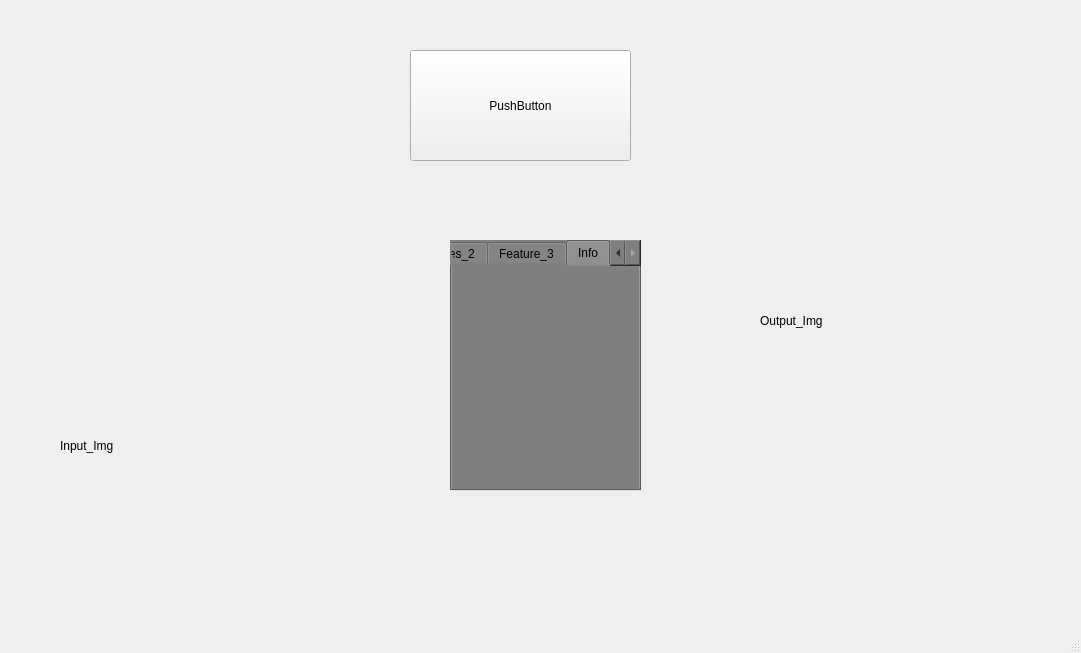
<?xml version="1.0" encoding="UTF-8"?>
<ui version="4.0">
 <class>MainWindow</class>
 <widget class="QMainWindow" name="MainWindow">
  <property name="geometry">
   <rect>
    <x>0</x>
    <y>0</y>
    <width>1081</width>
    <height>653</height>
   </rect>
  </property>
  <property name="windowTitle">
   <string>MainWindow</string>
  </property>
  <widget class="QWidget" name="centralwidget">
   <widget class="QLabel" name="Background_Label">
    <property name="geometry">
     <rect>
      <x>-4</x>
      <y>0</y>
      <width>1091</width>
      <height>631</height>
     </rect>
    </property>
    <property name="text">
     <string/>
    </property>
    <property name="pixmap">
     <pixmap>data/background.jpg</pixmap>
    </property>
    <property name="scaledContents">
     <bool>true</bool>
    </property>
   </widget>
   <widget class="QLabel" name="label">
    <property name="geometry">
     <rect>
      <x>-20</x>
      <y>120</y>
      <width>441</width>
      <height>471</height>
     </rect>
    </property>
    <property name="text">
     <string/>
    </property>
    <property name="pixmap">
     <pixmap resource="data/Resource.qrc">:/Grave/grave.png</pixmap>
    </property>
    <property name="scaledContents">
     <bool>true</bool>
    </property>
   </widget>
   <widget class="QLabel" name="label_2">
    <property name="geometry">
     <rect>
      <x>670</x>
      <y>130</y>
      <width>391</width>
      <height>411</height>
     </rect>
    </property>
    <property name="text">
     <string/>
    </property>
    <property name="pixmap">
     <pixmap resource="data/Resource.qrc">:/Grave2/grave_2.png</pixmap>
    </property>
    <property name="scaledContents">
     <bool>true</bool>
    </property>
   </widget>
   <widget class="QLabel" name="label_3">
    <property name="geometry">
     <rect>
      <x>280</x>
      <y>140</y>
      <width>511</width>
      <height>411</height>
     </rect>
    </property>
    <property name="text">
     <string/>
    </property>
    <property name="pixmap">
     <pixmap resource="data/Resource.qrc">:/Grave3/grave3.png</pixmap>
    </property>
    <property name="scaledContents">
     <bool>true</bool>
    </property>
   </widget>
   <widget class="QLabel" name="Input_Lbl">
    <property name="geometry">
     <rect>
      <x>60</x>
      <y>350</y>
      <width>241</width>
      <height>191</height>
     </rect>
    </property>
    <property name="text">
     <string>Input_Img</string>
    </property>
   </widget>
   <widget class="QLabel" name="Output_Lbl">
    <property name="geometry">
     <rect>
      <x>760</x>
      <y>230</y>
      <width>211</width>
      <height>181</height>
     </rect>
    </property>
    <property name="text">
     <string>Output_Img</string>
    </property>
   </widget>
   <widget class="QTabWidget" name="tabWidget">
    <property name="geometry">
     <rect>
      <x>450</x>
      <y>240</y>
      <width>191</width>
      <height>251</height>
     </rect>
    </property>
    <property name="autoFillBackground">
     <bool>false</bool>
    </property>
    <property name="styleSheet">
     <string notr="true">background-color: rgb(171, 171, 171);
background-color: rgb(127, 127, 127);</string>
    </property>
    <property name="currentIndex">
     <number>3</number>
    </property>
    <widget class="QWidget" name="tab">
     <attribute name="title">
      <string>Features_1</string>
     </attribute>
     <widget class="QPushButton" name="pushButton_2">
      <property name="geometry">
       <rect>
        <x>10</x>
        <y>10</y>
        <width>41</width>
        <height>41</height>
       </rect>
      </property>
      <property name="styleSheet">
       <string notr="true">border-image: url(:/Bat/bat.png);</string>
      </property>
      <property name="text">
       <string/>
      </property>
     </widget>
     <widget class="QPushButton" name="pushButton_3">
      <property name="geometry">
       <rect>
        <x>10</x>
        <y>80</y>
        <width>41</width>
        <height>41</height>
       </rect>
      </property>
      <property name="styleSheet">
       <string notr="true">border-image: url(:/Bat/bat.png);</string>
      </property>
      <property name="text">
       <string/>
      </property>
     </widget>
     <widget class="QPushButton" name="pushButton_4">
      <property name="geometry">
       <rect>
        <x>10</x>
        <y>160</y>
        <width>41</width>
        <height>41</height>
       </rect>
      </property>
      <property name="styleSheet">
       <string notr="true">border-image: url(:/Bat/bat.png);</string>
      </property>
      <property name="text">
       <string/>
      </property>
     </widget>
     <widget class="QPushButton" name="pushButton_5">
      <property name="geometry">
       <rect>
        <x>70</x>
        <y>10</y>
        <width>41</width>
        <height>41</height>
       </rect>
      </property>
      <property name="styleSheet">
       <string notr="true">border-image: url(:/Bat/bat.png);</string>
      </property>
      <property name="text">
       <string/>
      </property>
     </widget>
     <widget class="QPushButton" name="pushButton_6">
      <property name="geometry">
       <rect>
        <x>70</x>
        <y>80</y>
        <width>41</width>
        <height>41</height>
       </rect>
      </property>
      <property name="styleSheet">
       <string notr="true">border-image: url(:/Bat/bat.png);</string>
      </property>
      <property name="text">
       <string/>
      </property>
     </widget>
     <widget class="QPushButton" name="pushButton_7">
      <property name="geometry">
       <rect>
        <x>70</x>
        <y>160</y>
        <width>41</width>
        <height>41</height>
       </rect>
      </property>
      <property name="styleSheet">
       <string notr="true">border-image: url(:/Bat/bat.png);</string>
      </property>
      <property name="text">
       <string/>
      </property>
     </widget>
     <widget class="QPushButton" name="pushButton_17">
      <property name="geometry">
       <rect>
        <x>130</x>
        <y>10</y>
        <width>41</width>
        <height>41</height>
       </rect>
      </property>
      <property name="styleSheet">
       <string notr="true">border-image: url(:/Bat/bat.png);</string>
      </property>
      <property name="text">
       <string/>
      </property>
     </widget>
     <widget class="QPushButton" name="pushButton_18">
      <property name="geometry">
       <rect>
        <x>130</x>
        <y>80</y>
        <width>41</width>
        <height>41</height>
       </rect>
      </property>
      <property name="styleSheet">
       <string notr="true">border-image: url(:/Bat/bat.png);</string>
      </property>
      <property name="text">
       <string/>
      </property>
     </widget>
     <widget class="QPushButton" name="pushButton_19">
      <property name="geometry">
       <rect>
        <x>130</x>
        <y>160</y>
        <width>41</width>
        <height>41</height>
       </rect>
      </property>
      <property name="styleSheet">
       <string notr="true">border-image: url(:/Bat/bat.png);</string>
      </property>
      <property name="text">
       <string/>
      </property>
     </widget>
    </widget>
    <widget class="QWidget" name="tab_3">
     <attribute name="title">
      <string>Features_2</string>
     </attribute>
     <widget class="QPushButton" name="pushButton_8">
      <property name="geometry">
       <rect>
        <x>10</x>
        <y>20</y>
        <width>41</width>
        <height>41</height>
       </rect>
      </property>
      <property name="styleSheet">
       <string notr="true">border-image: url(:/Cross/cross.png);</string>
      </property>
      <property name="text">
       <string/>
      </property>
     </widget>
     <widget class="QPushButton" name="pushButton_9">
      <property name="geometry">
       <rect>
        <x>10</x>
        <y>80</y>
        <width>41</width>
        <height>41</height>
       </rect>
      </property>
      <property name="styleSheet">
       <string notr="true">border-image: url(:/Cross/cross.png);</string>
      </property>
      <property name="text">
       <string/>
      </property>
     </widget>
     <widget class="QPushButton" name="pushButton_10">
      <property name="geometry">
       <rect>
        <x>10</x>
        <y>150</y>
        <width>41</width>
        <height>41</height>
       </rect>
      </property>
      <property name="styleSheet">
       <string notr="true">border-image: url(:/Cross/cross.png);</string>
      </property>
      <property name="text">
       <string/>
      </property>
     </widget>
     <widget class="QPushButton" name="pushButton_11">
      <property name="geometry">
       <rect>
        <x>80</x>
        <y>40</y>
        <width>41</width>
        <height>41</height>
       </rect>
      </property>
      <property name="styleSheet">
       <string notr="true">border-image: url(:/Cross/cross.png);</string>
      </property>
      <property name="text">
       <string/>
      </property>
     </widget>
     <widget class="QPushButton" name="pushButton_12">
      <property name="geometry">
       <rect>
        <x>80</x>
        <y>110</y>
        <width>41</width>
        <height>41</height>
       </rect>
      </property>
      <property name="styleSheet">
       <string notr="true">border-image: url(:/Cross/cross.png);</string>
      </property>
      <property name="text">
       <string/>
      </property>
     </widget>
     <widget class="QPushButton" name="pushButton_13">
      <property name="geometry">
       <rect>
        <x>80</x>
        <y>180</y>
        <width>41</width>
        <height>41</height>
       </rect>
      </property>
      <property name="styleSheet">
       <string notr="true">border-image: url(:/Cross/cross.png);</string>
      </property>
      <property name="text">
       <string/>
      </property>
     </widget>
    </widget>
    <widget class="QWidget" name="tab_4">
     <attribute name="title">
      <string>Feature_3</string>
     </attribute>
     <widget class="QPushButton" name="pushButton_14">
      <property name="geometry">
       <rect>
        <x>10</x>
        <y>10</y>
        <width>71</width>
        <height>61</height>
       </rect>
      </property>
      <property name="styleSheet">
       <string notr="true">border-image: url(:/Pumpkin/pumpkin.png);</string>
      </property>
      <property name="text">
       <string/>
      </property>
     </widget>
     <widget class="QPushButton" name="pushButton_15">
      <property name="geometry">
       <rect>
        <x>100</x>
        <y>80</y>
        <width>71</width>
        <height>61</height>
       </rect>
      </property>
      <property name="styleSheet">
       <string notr="true">border-image: url(:/Pumpkin/pumpkin.png);</string>
      </property>
      <property name="text">
       <string/>
      </property>
     </widget>
     <widget class="QPushButton" name="pushButton_16">
      <property name="geometry">
       <rect>
        <x>10</x>
        <y>150</y>
        <width>71</width>
        <height>61</height>
       </rect>
      </property>
      <property name="styleSheet">
       <string notr="true">border-image: url(:/Pumpkin/pumpkin.png);</string>
      </property>
      <property name="text">
       <string/>
      </property>
     </widget>
    </widget>
    <widget class="QWidget" name="tab_2">
     <attribute name="title">
      <string>Info</string>
     </attribute>
     <widget class="QLabel" name="label_4">
      <property name="geometry">
       <rect>
        <x>0</x>
        <y>10</y>
        <width>181</width>
        <height>51</height>
       </rect>
      </property>
      <property name="text">
       <string/>
      </property>
      <property name="pixmap">
       <pixmap resource="data/Resource.qrc">:/Bugi/bugi.png</pixmap>
      </property>
      <property name="scaledContents">
       <bool>true</bool>
      </property>
     </widget>
     <widget class="QLabel" name="label_5">
      <property name="geometry">
       <rect>
        <x>0</x>
        <y>80</y>
        <width>181</width>
        <height>51</height>
       </rect>
      </property>
      <property name="text">
       <string/>
      </property>
      <property name="pixmap">
       <pixmap resource="data/Resource.qrc">:/Tien/Tien.png</pixmap>
      </property>
      <property name="scaledContents">
       <bool>true</bool>
      </property>
     </widget>
     <widget class="QLabel" name="label_6">
      <property name="geometry">
       <rect>
        <x>0</x>
        <y>140</y>
        <width>181</width>
        <height>61</height>
       </rect>
      </property>
      <property name="text">
       <string/>
      </property>
      <property name="pixmap">
       <pixmap resource="data/Resource.qrc">:/Toan/Toan.png</pixmap>
      </property>
      <property name="scaledContents">
       <bool>true</bool>
      </property>
     </widget>
    </widget>
   </widget>
   <widget class="QPushButton" name="pushButton">
    <property name="geometry">
     <rect>
      <x>410</x>
      <y>50</y>
      <width>221</width>
      <height>111</height>
     </rect>
    </property>
    <property name="styleSheet">
     <string notr="true">border-image: url(:/BlackCat/blackcat-removebg-preview.png);</string>
    </property>
    <property name="text">
     <string>PushButton</string>
    </property>
   </widget>
  </widget>
  <widget class="QMenuBar" name="menubar">
   <property name="geometry">
    <rect>
     <x>0</x>
     <y>0</y>
     <width>1081</width>
     <height>21</height>
    </rect>
   </property>
  </widget>
  <widget class="QStatusBar" name="statusbar"/>
 </widget>
 <resources>
  <include location="data/Resource.qrc"/>
 </resources>
 <connections/>
</ui>
